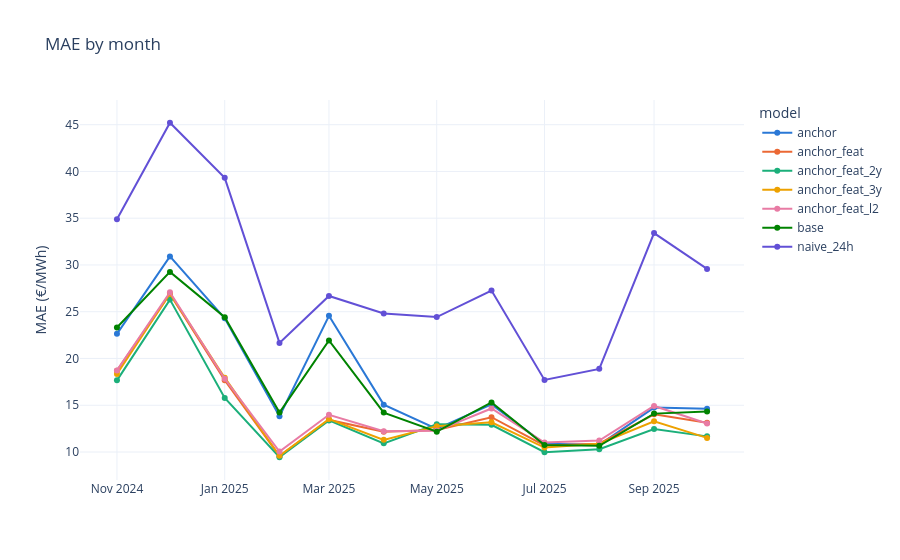

This figure's notebook cell:
### Code cell
plots.mae_by(df, val, "month")

### Figure 1 — Plotly figure (JSON) as saved in the notebook; plotly's stock layout.template omitted (floating-point values rounded to 4 significant figures)
{"data": [{"hovertemplate": "model=anchor<br>month=%{x}<br>mae=%{y}<extra></extra>", "legendgroup": "anchor", "line": {"color": "#2a78d6", "dash": "solid"}, "marker": {"symbol": "circle"}, "mode": "lines+markers", "name": "anchor", "orientation": "v", "showlegend": true, "type": "scatter", "x": ["2024-11", "2024-12", "2025-01", "2025-02", "2025-03", "2025-04", "2025-05", "2025-06", "2025-07", "2025-08", "2025-09", "2025-10"], "xaxis": "x", "y": [22.63, 30.91, 24.31, 13.83, 24.56, 15.07, 12.48, 15.09, 10.88, 10.77, 14.75, 14.63], "yaxis": "y"}, {"hovertemplate": "model=anchor_feat<br>month=%{x}<br>mae=%{y}<extra></extra>", "legendgroup": "anchor_feat", "line": {"color": "#eb6834", "dash": "solid"}, "marker": {"symbol": "circle"}, "mode": "lines+markers", "name": "anchor_feat", "orientation": "v", "showlegend": true, "type": "scatter", "x": ["2024-11", "2024-12", "2025-01", "2025-02", "2025-03", "2025-04", "2025-05", "2025-06", "2025-07", "2025-08", "2025-09", "2025-10"], "xaxis": "x", "y": [18.7, 26.91, 17.67, 9.556, 13.43, 12.16, 12.35, 13.72, 10.7, 10.89, 14.03, 13.14], "yaxis": "y"}, {"hovertemplate": "model=anchor_feat_2y<br>month=%{x}<br>mae=%{y}<extra></extra>", "legendgroup": "anchor_feat_2y", "line": {"color": "#1baf7a", "dash": "solid"}, "marker": {"symbol": "circle"}, "mode": "lines+markers", "name": "anchor_feat_2y", "orientation": "v", "showlegend": true, "type": "scatter", "x": ["2024-11", "2024-12", "2025-01", "2025-02", "2025-03", "2025-04", "2025-05", "2025-06", "2025-07", "2025-08", "2025-09", "2025-10"], "xaxis": "x", "y": [17.66, 26.3, 15.78, 9.441, 13.38, 10.93, 12.98, 12.9, 9.982, 10.3, 12.46, 11.67], "yaxis": "y"}, {"hovertemplate": "model=anchor_feat_3y<br>month=%{x}<br>mae=%{y}<extra></extra>", "legendgroup": "anchor_feat_3y", "line": {"color": "#eda100", "dash": "solid"}, "marker": {"symbol": "circle"}, "mode": "lines+markers", "name": "anchor_feat_3y", "orientation": "v", "showlegend": true, "type": "scatter", "x": ["2024-11", "2024-12", "2025-01", "2025-02", "2025-03", "2025-04", "2025-05", "2025-06", "2025-07", "2025-08", "2025-09", "2025-10"], "xaxis": "x", "y": [18.33, 26.93, 17.95, 9.6, 13.52, 11.3, 12.75, 13.18, 10.47, 10.89, 13.29, 11.51], "yaxis": "y"}, {"hovertemplate": "model=anchor_feat_l2<br>month=%{x}<br>mae=%{y}<extra></extra>", "legendgroup": "anchor_feat_l2", "line": {"color": "#e87ba4", "dash": "solid"}, "marker": {"symbol": "circle"}, "mode": "lines+markers", "name": "anchor_feat_l2", "orientation": "v", "showlegend": true, "type": "scatter", "x": ["2024-11", "2024-12", "2025-01", "2025-02", "2025-03", "2025-04", "2025-05", "2025-06", "2025-07", "2025-08", "2025-09", "2025-10"], "xaxis": "x", "y": [18.73, 27.09, 17.83, 10.05, 13.98, 12.22, 12.27, 14.66, 11.01, 11.23, 14.92, 13.05], "yaxis": "y"}, {"hovertemplate": "model=base<br>month=%{x}<br>mae=%{y}<extra></extra>", "legendgroup": "base", "line": {"color": "#008300", "dash": "solid"}, "marker": {"symbol": "circle"}, "mode": "lines+markers", "name": "base", "orientation": "v", "showlegend": true, "type": "scatter", "x": ["2024-11", "2024-12", "2025-01", "2025-02", "2025-03", "2025-04", "2025-05", "2025-06", "2025-07", "2025-08", "2025-09", "2025-10"], "xaxis": "x", "y": [23.31, 29.26, 24.42, 14.22, 21.92, 14.21, 12.18, 15.3, 10.76, 10.66, 14.11, 14.34], "yaxis": "y"}, {"hovertemplate": "model=naive_24h<br>month=%{x}<br>mae=%{y}<extra></extra>", "legendgroup": "naive_24h", "line": {"color": "#6250d6", "dash": "solid"}, "marker": {"symbol": "circle"}, "mode": "lines+markers", "name": "naive_24h", "orientation": "v", "showlegend": true, "type": "scatter", "x": ["2024-11", "2024-12", "2025-01", "2025-02", "2025-03", "2025-04", "2025-05", "2025-06", "2025-07", "2025-08", "2025-09", "2025-10"], "xaxis": "x", "y": [34.88, 45.21, 39.32, 21.67, 26.69, 24.81, 24.43, 27.27, 17.71, 18.89, 33.41, 29.58], "yaxis": "y"}], "layout": {"legend": {"title": {"text": "model"}, "tracegroupgap": 0}, "title": {"text": "MAE by month"}, "xaxis": {"anchor": "y", "domain": [0, 1], "title": {"text": ""}}, "yaxis": {"anchor": "x", "domain": [0, 1], "title": {"text": "MAE (€/MWh)"}}}}
